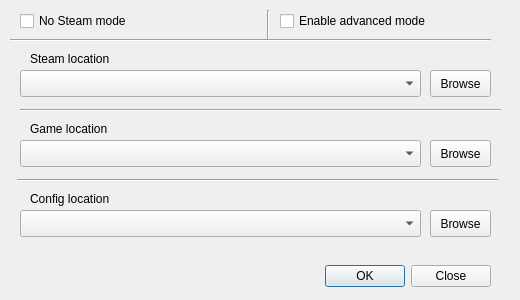
<?xml version="1.0" encoding="UTF-8"?>
<ui version="4.0">
 <class>FirstDialog</class>
 <widget class="QDialog" name="FirstDialog">
  <property name="windowModality">
   <enum>Qt::ApplicationModal</enum>
  </property>
  <property name="geometry">
   <rect>
    <x>0</x>
    <y>0</y>
    <width>520</width>
    <height>300</height>
   </rect>
  </property>
  <property name="windowTitle">
   <string>QT EU4 Launcher configuration</string>
  </property>
  <property name="modal">
   <bool>true</bool>
  </property>
  <widget class="QDialogButtonBox" name="buttonBox">
   <property name="geometry">
    <rect>
     <x>150</x>
     <y>260</y>
     <width>341</width>
     <height>32</height>
    </rect>
   </property>
   <property name="orientation">
    <enum>Qt::Horizontal</enum>
   </property>
   <property name="standardButtons">
    <set>QDialogButtonBox::Close|QDialogButtonBox::Ok</set>
   </property>
   <property name="centerButtons">
    <bool>false</bool>
   </property>
  </widget>
  <widget class="QPushButton" name="buttonBrowsePathSteam">
   <property name="geometry">
    <rect>
     <x>430</x>
     <y>70</y>
     <width>61</width>
     <height>27</height>
    </rect>
   </property>
   <property name="text">
    <string>Browse</string>
   </property>
  </widget>
  <widget class="QComboBox" name="comboBoxPathSteam">
   <property name="geometry">
    <rect>
     <x>20</x>
     <y>70</y>
     <width>401</width>
     <height>27</height>
    </rect>
   </property>
   <property name="editable">
    <bool>false</bool>
   </property>
   <property name="frame">
    <bool>true</bool>
   </property>
   <property name="modelColumn">
    <number>0</number>
   </property>
  </widget>
  <widget class="QLabel" name="labelSteam">
   <property name="geometry">
    <rect>
     <x>30</x>
     <y>50</y>
     <width>271</width>
     <height>17</height>
    </rect>
   </property>
   <property name="text">
    <string>Steam location</string>
   </property>
  </widget>
  <widget class="Line" name="line">
   <property name="geometry">
    <rect>
     <x>20</x>
     <y>100</y>
     <width>481</width>
     <height>20</height>
    </rect>
   </property>
   <property name="orientation">
    <enum>Qt::Horizontal</enum>
   </property>
  </widget>
  <widget class="QComboBox" name="comboBoxPathGame">
   <property name="geometry">
    <rect>
     <x>20</x>
     <y>140</y>
     <width>401</width>
     <height>27</height>
    </rect>
   </property>
   <property name="editable">
    <bool>false</bool>
   </property>
   <property name="frame">
    <bool>true</bool>
   </property>
   <property name="modelColumn">
    <number>0</number>
   </property>
  </widget>
  <widget class="QPushButton" name="buttonBrowsePathGame">
   <property name="geometry">
    <rect>
     <x>430</x>
     <y>140</y>
     <width>61</width>
     <height>27</height>
    </rect>
   </property>
   <property name="text">
    <string>Browse</string>
   </property>
  </widget>
  <widget class="QLabel" name="labelGame">
   <property name="geometry">
    <rect>
     <x>30</x>
     <y>120</y>
     <width>271</width>
     <height>17</height>
    </rect>
   </property>
   <property name="text">
    <string>Game location</string>
   </property>
  </widget>
  <widget class="Line" name="line_2">
   <property name="geometry">
    <rect>
     <x>17</x>
     <y>170</y>
     <width>481</width>
     <height>20</height>
    </rect>
   </property>
   <property name="orientation">
    <enum>Qt::Horizontal</enum>
   </property>
  </widget>
  <widget class="QPushButton" name="buttonBrowsePathConfig">
   <property name="geometry">
    <rect>
     <x>430</x>
     <y>210</y>
     <width>61</width>
     <height>27</height>
    </rect>
   </property>
   <property name="text">
    <string>Browse</string>
   </property>
  </widget>
  <widget class="QComboBox" name="comboBoxPathConfig">
   <property name="geometry">
    <rect>
     <x>20</x>
     <y>210</y>
     <width>401</width>
     <height>27</height>
    </rect>
   </property>
   <property name="editable">
    <bool>false</bool>
   </property>
   <property name="frame">
    <bool>true</bool>
   </property>
   <property name="modelColumn">
    <number>0</number>
   </property>
  </widget>
  <widget class="QLabel" name="labelConfig">
   <property name="geometry">
    <rect>
     <x>30</x>
     <y>190</y>
     <width>271</width>
     <height>17</height>
    </rect>
   </property>
   <property name="text">
    <string>Config location</string>
   </property>
  </widget>
  <widget class="QCheckBox" name="checkBoxNoSteam">
   <property name="geometry">
    <rect>
     <x>20</x>
     <y>10</y>
     <width>181</width>
     <height>22</height>
    </rect>
   </property>
   <property name="toolTip">
    <string>Disable steam-related functions</string>
   </property>
   <property name="text">
    <string>No Steam mode</string>
   </property>
  </widget>
  <widget class="QCheckBox" name="checkBoxAdvancedMode">
   <property name="geometry">
    <rect>
     <x>280</x>
     <y>10</y>
     <width>181</width>
     <height>22</height>
    </rect>
   </property>
   <property name="toolTip">
    <string>&lt;html&gt;&lt;head/&gt;&lt;body&gt;&lt;p&gt;Include experimental functions&lt;/p&gt;&lt;/body&gt;&lt;/html&gt;</string>
   </property>
   <property name="text">
    <string>Enable advanced mode</string>
   </property>
  </widget>
  <widget class="Line" name="line_4">
   <property name="geometry">
    <rect>
     <x>260</x>
     <y>10</y>
     <width>16</width>
     <height>31</height>
    </rect>
   </property>
   <property name="orientation">
    <enum>Qt::Vertical</enum>
   </property>
  </widget>
  <widget class="Line" name="line_3">
   <property name="geometry">
    <rect>
     <x>10</x>
     <y>30</y>
     <width>481</width>
     <height>20</height>
    </rect>
   </property>
   <property name="orientation">
    <enum>Qt::Horizontal</enum>
   </property>
  </widget>
 </widget>
 <resources/>
 <connections>
  <connection>
   <sender>buttonBox</sender>
   <signal>accepted()</signal>
   <receiver>FirstDialog</receiver>
   <slot>buttonClickedOk()</slot>
   <hints>
    <hint type="sourcelabel">
     <x>248</x>
     <y>254</y>
    </hint>
    <hint type="destinationlabel">
     <x>157</x>
     <y>274</y>
    </hint>
   </hints>
  </connection>
  <connection>
   <sender>buttonBox</sender>
   <signal>rejected()</signal>
   <receiver>FirstDialog</receiver>
   <slot>close()</slot>
   <hints>
    <hint type="sourcelabel">
     <x>316</x>
     <y>260</y>
    </hint>
    <hint type="destinationlabel">
     <x>286</x>
     <y>274</y>
    </hint>
   </hints>
  </connection>
  <connection>
   <sender>comboBoxPathSteam</sender>
   <signal>currentIndexChanged(int)</signal>
   <receiver>FirstDialog</receiver>
   <slot>indexChangedSteam(int)</slot>
   <hints>
    <hint type="sourcelabel">
     <x>220</x>
     <y>83</y>
    </hint>
    <hint type="destinationlabel">
     <x>259</x>
     <y>149</y>
    </hint>
   </hints>
  </connection>
  <connection>
   <sender>buttonBrowsePathSteam</sender>
   <signal>clicked()</signal>
   <receiver>FirstDialog</receiver>
   <slot>buttonClickedBrowseSteam()</slot>
   <hints>
    <hint type="sourcelabel">
     <x>460</x>
     <y>83</y>
    </hint>
    <hint type="destinationlabel">
     <x>259</x>
     <y>149</y>
    </hint>
   </hints>
  </connection>
  <connection>
   <sender>buttonBrowsePathGame</sender>
   <signal>clicked()</signal>
   <receiver>FirstDialog</receiver>
   <slot>buttonClickedBrowseGame()</slot>
   <hints>
    <hint type="sourcelabel">
     <x>460</x>
     <y>153</y>
    </hint>
    <hint type="destinationlabel">
     <x>259</x>
     <y>149</y>
    </hint>
   </hints>
  </connection>
  <connection>
   <sender>buttonBrowsePathConfig</sender>
   <signal>clicked()</signal>
   <receiver>FirstDialog</receiver>
   <slot>buttonClickedBrowseConfig()</slot>
   <hints>
    <hint type="sourcelabel">
     <x>460</x>
     <y>223</y>
    </hint>
    <hint type="destinationlabel">
     <x>259</x>
     <y>149</y>
    </hint>
   </hints>
  </connection>
  <connection>
   <sender>checkBoxNoSteam</sender>
   <signal>toggled(bool)</signal>
   <receiver>FirstDialog</receiver>
   <slot>checkedNoSteam(bool)</slot>
   <hints>
    <hint type="sourcelabel">
     <x>110</x>
     <y>20</y>
    </hint>
    <hint type="destinationlabel">
     <x>259</x>
     <y>149</y>
    </hint>
   </hints>
  </connection>
 </connections>
 <slots>
  <slot>indexChangedSteam(int)</slot>
  <slot>buttonClickedBrowseSteam()</slot>
  <slot>buttonClickedBrowseGame()</slot>
  <slot>buttonClickedBrowseConfig()</slot>
  <slot>checkedNoSteam(bool)</slot>
  <slot>buttonClickedOk()</slot>
 </slots>
</ui>
